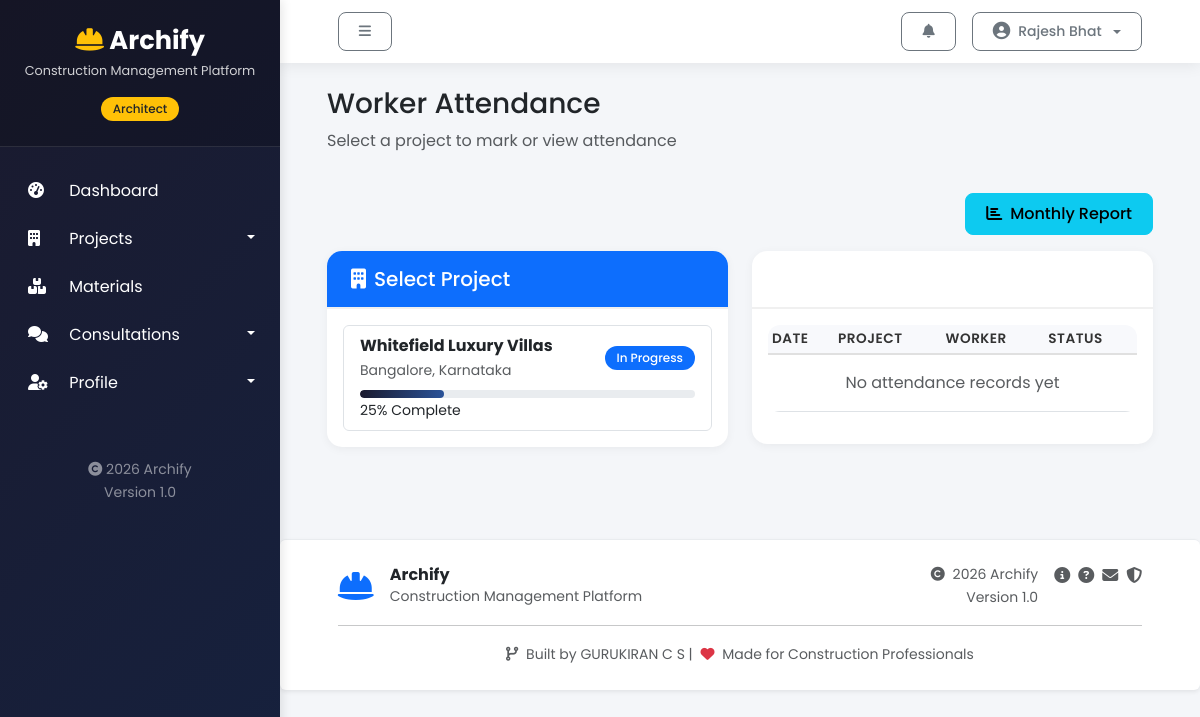
Page /attendance/ (signed in) on the committed database.
### base/models.py (models this page shows, shortened)
class User(AbstractUser):
    class Role(models.TextChoices):
        CLIENT = "CLIENT", "Client"
        ARCHITECT = "ARCHITECT", "Architect"
        CIVIL_ENGINEER = "CIVIL_ENGINEER", "Civil Engineer"
        CONTRACTOR = "CONTRACTOR", "Contractor"
        WORKER = "WORKER", "Worker"
        ADMIN = "ADMIN", "Admin"
    email = models.EmailField(unique=True)
    role = models.CharField(max_length=30, choices=Role.choices, default=Role.CLIENT)
    phone_number = models.CharField(max_length=20, blank=True)
    profile_image = models.ImageField(upload_to="users/profile_images/", blank=True, null=True)
    is_verified = models.BooleanField(default=False)

class UUIDTimeStampedModel(models.Model):
    id = models.UUIDField(primary_key=True, default=uuid.uuid4, editable=False)
    created_at = models.DateTimeField(auto_now_add=True, db_index=True)
    updated_at = models.DateTimeField(auto_now=True)
    class Meta:
        abstract = True

class ConstructionProject(UUIDTimeStampedModel):
    class Status(models.TextChoices):
        ENQUIRY = "ENQUIRY", "Enquiry"
        PLANNING = "PLANNING", "Planning"
        DESIGNING = "DESIGNING", "Designing"
        APPROVED = "APPROVED", "Approved"
        IN_PROGRESS = "IN_PROGRESS", "In Progress"
        ON_HOLD = "ON_HOLD", "On Hold"
        COMPLETED = "COMPLETED", "Completed"
        CANCELLED = "CANCELLED", "Cancelled"
    client = models.ForeignKey(
        settings.AUTH_USER_MODEL,
        on_delete=models.CASCADE,
        related_name="client_projects",
    )
    architect = models.ForeignKey(
        settings.AUTH_USER_MODEL,
        on_delete=models.SET_NULL,
        null=True,
        blank=True,
        related_name="architecture_projects",
    )
    civil_engineer = models.ForeignKey(
        settings.AUTH_USER_MODEL,
        on_delete=models.SET_NULL,
        null=True,
        blank=True,
        related_name="engineering_projects",
    )
    contractor = models.ForeignKey(
        settings.AUTH_USER_MODEL,
        on_delete=models.SET_NULL,
        null=True,
        blank=True,
        related_name="contracted_projects",
    )
    category = models.ForeignKey(
        ProjectCategory,
        on_delete=models.SET_NULL,
        null=True,
        blank=True,
        related_name="projects",
    )
    title = models.CharField(max_length=180)
    slug = models.SlugField(max_length=220, unique=True)
    description = models.TextField()
    site_address = models.TextField()
    city = models.CharField(max_length=120)
    state = models.CharField(max_length=120)
    plot_area_sqft = models.DecimalField(max_digits=12, decimal_places=2, validators=[MinValueValidator(0)])
    estimated_budget = models.DecimalField(max_digits=14, decimal_places=2, default=Decimal("0.00"))
    actual_cost = models.DecimalField(max_digits=14, decimal_places=2, default=Decimal("0.00"))
    start_date = models.DateField(null=True, blank=True)
    expected_completion_date = models.DateField(null=True, blank=True)
    completed_at = models.DateTimeField(null=True, blank=True)
    status = models.CharField(max_length=30, choices=Status.choices, default=Status.ENQUIRY)
    progress_percent = models.PositiveSmallIntegerField(
        default=0,
        validators=[MinValueValidator(0), MaxValueValidator(100)],
    )
    is_public_portfolio = models.BooleanField(default=False)
    class Meta:
        ordering = ["-created_at"]
        indexes = [
            models.Index(fields=["client", "status"]),
            models.Index(fields=["architect", "status"]),
            models.Index(fields=["civil_engineer", "status"]),
            models.Index(fields=["status", "created_at"]),
        ]

### base/views.py (the view)
# urls.py: path('attendance/', views.AttendanceProjectSelectView.as_view(), name='attendance_list'),
class AttendanceProjectSelectView(LoginRequiredMixin, TemplateView):
    template_name = 'attendance/project_select.html'
    def get_context_data(self, **kwargs):
        context = super().get_context_data(**kwargs)
        user = self.request.user
        if user.role == 'CONTRACTOR':
            context['projects'] = ConstructionProject.objects.filter(contractor=user)
        elif user.role == 'ADMIN':
            context['projects'] = ConstructionProject.objects.all()
        else:
            context['projects'] = ConstructionProject.objects.filter(
                Q(architect=user) | Q(civil_engineer=user) | Q(contractor=user)
            )
        if user.role == 'CONTRACTOR':
            context['recent_attendances'] = WorkerAttendance.objects.filter(
                project_worker__project__contractor=user
            ).order_by('-attendance_date')[:20]
        elif user.role == 'ADMIN':
            context['recent_attendances'] = WorkerAttendance.objects.all().order_by('-attendance_date')[:20]
        else:
            context['recent_attendances'] = WorkerAttendance.objects.filter(
                project_worker__project__in=context['projects']
            ).order_by('-attendance_date')[:20]
        return context

### base/templates/attendance/project_select.html (shortened to what this page needs)
{% extends 'base/main.html' %}
{% block content %}
<div class="row mb-4">
    <div class="col-12">
        <h1 class="h3 mb-2">Worker Attendance</h1>
        <p class="text-muted">Select a project to mark or view attendance</p>
    </div>
</div>
<div class="d-flex justify-content-end mb-3">
    <a href="{% url 'attendance_monthly_report' %}" class="btn btn-info">
        <i class="fas fa-chart-bar me-2"></i>Monthly Report
    </a>
</div>
<div class="row">
    <div class="col-md-6 mb-4">
        <div class="card">
            <div class="card-header bg-primary text-white">
                <h5 class="mb-0"><i class="fas fa-building me-2"></i>Select Project</h5>
            </div>
            <div class="card-body">
                {% if projects %}
                <div class="list-group">
                    {% for project in projects %}
                    <a href="{% url 'attendance_mark' project.id %}" class="list-group-item list-group-item-action">
                        <div class="d-flex justify-content-between align-items-center">
                            <div>
                                <strong>{{ project.title }}</strong>
                                <br>
                                <small class="text-muted">{{ project.city }}, {{ project.state }}</small>
                            </div>
                            <span class="badge bg-{% if project.status == 'COMPLETED' %}success{% elif project.status == 'IN_PROGRESS' %}primary{% else %}secondary{% endif %}">
                                {{ project.get_status_display }}
                            </span>
                        </div>
                        <div class="mt-2">
                            <div class="progress">
                                <div class="progress-bar" style="width: {{ project.progress_percent }}%"></div>
                            </div>
                            <small>{{ project.progress_percent }}% Complete</small>
                        </div>
                    </a>
                    {% endfor %}
                </div>
                {% else %}
                <div class="alert alert-warning">
                    <i class="fas fa-exclamation-triangle me-2"></i>
                    No projects found. You need to be assigned to a project first.
                </div>
                {% endif %}
            </div>
        </div>
    </div>
    <div class="col-md-6 mb-4">
        <div class="card">
            <div class="card-header">
                <h5 class="mb-0"><i class="fas fa-history me-2"></i>Recent Attendance Records</h5>
            </div>
            <div class="card-body">
                <div class="table-responsive">
                    <table class="table table-sm">
                        <thead>
                            <tr>
                                <th>Date</th>
                                <th>Project</th>
                                <th>Worker</th>
                                <th>Status</th>
                            </tr>
                        </thead>
                        <tbody>
                            {% for attendance in recent_attendances %}
                            <tr>
                                <td>{{ attendance.attendance_date|date:"Y-m-d" }}</td>
                                <td>{{ attendance.project_worker.project.title|truncatechars:20 }}</td>
                                <td>{{ attendance.project_worker.worker.full_name }}</td>
                                <td>
                                    <span class="badge bg-{% if attendance.status == 'PRESENT' %}success{% elif attendance.status == 'ABSENT' %}danger{% elif attendance.status == 'HALF_DAY' %}warning{% else %}info{% endif %}">
                                        {{ attendance.get_status_display }}
                                    </span>
                                </td>
                            </tr>
                            {% empty %}
                            <tr>
                                <td colspan="4" class="text-center py-3 text-muted">
                                    No attendance records yet
                                </td>
                            </tr>
                            {% endfor %}
                        </tbody>
                    </table>
                </div>
            </div>
        </div>
    </div>
</div>
{% endblock %}

### base/templates/base/main.html (shortened to what this page needs)
{% load static %}
<!DOCTYPE html>
<html lang="en">
<head>
    <link href="https://cdn.jsdelivr.net/npm/bootstrap@5.3.0/dist/css/bootstrap.min.css" rel="stylesheet">
    <link rel="stylesheet" href="https://cdnjs.cloudflare.com/ajax/libs/font-awesome/6.4.0/css/all.min.css">
    <link rel="stylesheet" href="{% static 'css/style.css' %}">
    <link rel="stylesheet" href="{% static 'css/responsive.css' %}">
</head>
<body>
    <div class="wrapper">
        {% include 'base/nav.html' %}
        <div id="content">
            <nav class="navbar navbar-custom">
                <div class="container-fluid">
                    <button type="button" id="sidebarCollapse" class="btn btn-sm btn-outline-secondary">
                        <i class="fas fa-bars"></i>
                    </button>
                    <div class="ms-auto d-flex align-items-center">
                        <div class="dropdown me-3">
                            <button class="btn btn-sm btn-outline-secondary position-relative" type="button"
                                data-bs-toggle="dropdown" id="notificationBell">
                                <i class="fas fa-bell"></i>
                            </button>
                        </div>
                        <div class="dropdown">
                            <button
                                class="btn btn-sm btn-outline-secondary dropdown-toggle d-flex align-items-center gap-2"
                                type="button" data-bs-toggle="dropdown">
                                <span>{{ user.get_full_name|default:user.username }}</span>
                            </button>
                        </div>
                    </div>
                </div>
            </nav>
            <div class="container-fluid p-4">
                {% block content %}
                {% endblock %}
            </div>
            {% include 'base/footer.html' %}
        </div>
    </div>
</body>
</html>

### base/templates/base/nav.html (shortened to what this page needs)
{% load static %}
<nav id="sidebar">
    <div class="sidebar-header">
        <h3><i class="fas fa-hard-hat"></i> Archify</h3>
        <p>Construction Management Platform</p>
        {% if user.is_authenticated %}
        <div class="mt-2">
            <span class="badge bg-warning text-dark">{{ user.get_role_display|default:user.role }}</span>
        </div>
        {% endif %}
    </div>
    <ul class="list-unstyled components">
        {% if user.is_authenticated %}
        <li
            class="{% if request.resolver_match.url_name == 'dashboard' or request.resolver_match.url_name == 'home' %}active{% endif %}">
            <a href="{% url 'dashboard' %}">
                <i class="fas fa-tachometer-alt"></i> Dashboard
            </a>
        </li>
        <li>
            <a href="#projectsSubmenu" data-bs-toggle="collapse" aria-expanded="false" class="dropdown-toggle">
                <i class="fas fa-building"></i> Projects
            </a>
        </li>
        <li>
            <a href="{% url 'material_list' %}">
                <i class="fas fa-boxes"></i> Materials
            </a>
        </li>
        {% if user.role in 'CLIENT,ARCHITECT,CIVIL_ENGINEER' %}
        <li>
            <a href="#consultationsSubmenu" data-bs-toggle="collapse" aria-expanded="false" class="dropdown-toggle">
                <i class="fas fa-comments"></i> Consultations
            </a>
        </li>
        {% endif %}
        <li>
            <a href="#profileSubmenu" data-bs-toggle="collapse" aria-expanded="false" class="dropdown-toggle">
                <i class="fas fa-user-cog"></i> Profile
            </a>
        </li>
        {% endif %}
    </ul>
    <div class="sidebar-footer p-3">
        <div class="text-center">
            <small class="text-white-50 d-block">
                <i class="fas fa-copyright"></i> 2026 Archify
            </small>
            <small class="text-white-50">Version 1.0</small>
        </div>
    </div>
</nav>

### rows in the picture
User: role "Architect", get_full_name "Rajesh Bhat"
ConstructionProject: title "Whitefield Luxury Villas", city "Bangalore", state "Karnataka", status "In Progress", progress_percent "25"
